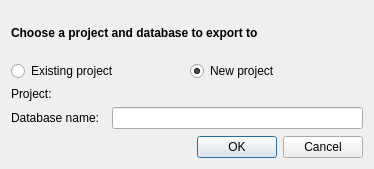
<?xml version="1.0" encoding="UTF-8"?>
<ui version="4.0">
 <class>BrightwayDialog</class>
 <widget class="QDialog" name="BrightwayDialog">
  <property name="geometry">
   <rect>
    <x>0</x>
    <y>0</y>
    <width>374</width>
    <height>169</height>
   </rect>
  </property>
  <property name="windowTitle">
   <string>Export to Brightway</string>
  </property>
  <layout class="QGridLayout" name="gridLayout">
   <item row="0" column="0">
    <layout class="QVBoxLayout" name="verticalLayout">
     <item>
      <widget class="QLabel" name="label">
       <property name="font">
        <font>
         <weight>75</weight>
         <bold>true</bold>
        </font>
       </property>
       <property name="text">
        <string>Choose a project and database to export to</string>
       </property>
      </widget>
     </item>
     <item>
      <layout class="QHBoxLayout" name="horizontalLayout">
       <item>
        <widget class="QRadioButton" name="existingRadioButton">
         <property name="text">
          <string>Existing project</string>
         </property>
        </widget>
       </item>
       <item>
        <widget class="QRadioButton" name="newRadioButton">
         <property name="text">
          <string>New project</string>
         </property>
         <property name="checked">
          <bool>true</bool>
         </property>
        </widget>
       </item>
      </layout>
     </item>
     <item>
      <layout class="QFormLayout" name="formLayout">
       <item row="0" column="0">
        <widget class="QLabel" name="label_2">
         <property name="text">
          <string>Project:  </string>
         </property>
        </widget>
       </item>
       <item row="1" column="0">
        <widget class="QLabel" name="label_3">
         <property name="text">
          <string>Database name:  </string>
         </property>
        </widget>
       </item>
       <item row="1" column="1">
        <widget class="QLineEdit" name="databaseLineEdit"/>
       </item>
       <item row="0" column="1">
        <layout class="QHBoxLayout" name="projectChoiceLayout"/>
       </item>
      </layout>
     </item>
    </layout>
   </item>
   <item row="1" column="0">
    <widget class="QDialogButtonBox" name="buttonBox">
     <property name="orientation">
      <enum>Qt::Horizontal</enum>
     </property>
     <property name="standardButtons">
      <set>QDialogButtonBox::Cancel|QDialogButtonBox::Ok</set>
     </property>
    </widget>
   </item>
  </layout>
 </widget>
 <resources/>
 <connections>
  <connection>
   <sender>buttonBox</sender>
   <signal>accepted()</signal>
   <receiver>BrightwayDialog</receiver>
   <slot>accept()</slot>
   <hints>
    <hint type="sourcelabel">
     <x>248</x>
     <y>254</y>
    </hint>
    <hint type="destinationlabel">
     <x>157</x>
     <y>274</y>
    </hint>
   </hints>
  </connection>
  <connection>
   <sender>buttonBox</sender>
   <signal>rejected()</signal>
   <receiver>BrightwayDialog</receiver>
   <slot>reject()</slot>
   <hints>
    <hint type="sourcelabel">
     <x>316</x>
     <y>260</y>
    </hint>
    <hint type="destinationlabel">
     <x>286</x>
     <y>274</y>
    </hint>
   </hints>
  </connection>
 </connections>
</ui>
